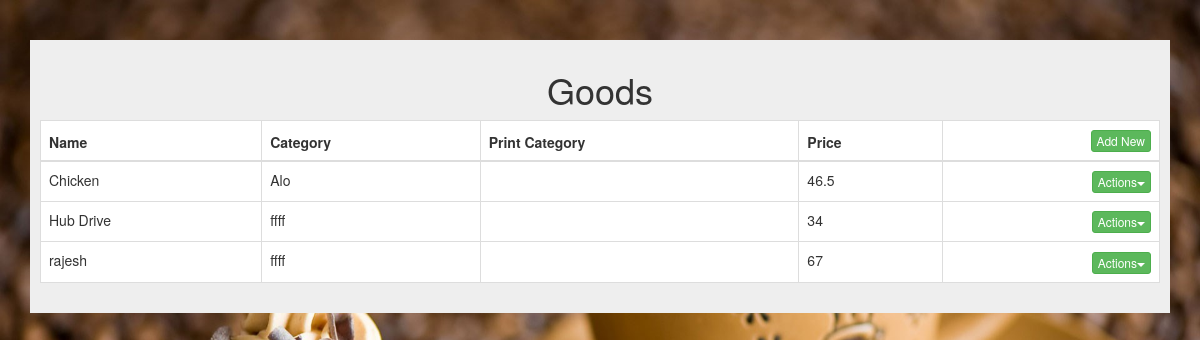
Before: /index.php/goods with the older database file.
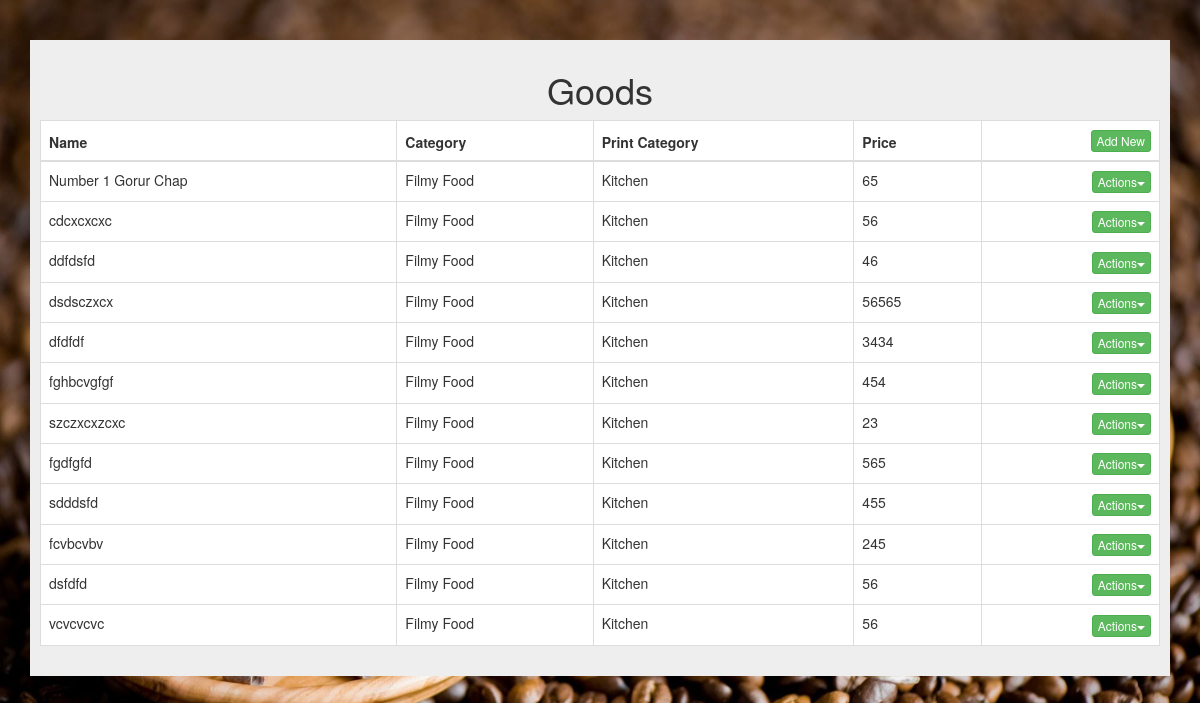
After: the same page with the newer database file.
### tables this page shows
CREATE TABLE `rt_goods` (
  `time` varchar(20) NOT NULL,
  `name` varchar(50) NOT NULL,
  `category` varchar(50) NOT NULL,
  `print` varchar(50) NOT NULL,
  `price` varchar(20) NOT NULL
);

### application/controllers/Goods.php (called while the page is built, shortened)
<?php
class Goods extends CI_Controller {
    public function index(){
		$data['eror'] = '';
		$data['tables'] = $this->DB->get('goods');
		$this->load->view('goods/view',$data);
    }
}
?>

### index.php (called while the page is built, shortened)
<?php
require_once BASEPATH.'core/CodeIgniter.php';

### application/models/DB.php (called while the page is built, shortened)
<?php
	class DB extends CI_Model {
        public function get($table){
            $query = $this->db->get($table);
            return $query->result();
        }
	}
?>

### application/views/goods/view.php (the view, shortened to what this page needs)
<?php $this->load->view('theme/header'); ?>
<h1 class="text-center">Goods</h1>
<table class="table table-bordered">
	<thead>
		<tr>
			<th>Name</th>
			<th>Category</th>
			<th>Print Category</th>
			<th>Price</th>
			<th class="text-right"><a class="btn btn-xs btn-success" href="<?php echo site_url('goods/add'); ?>">Add New</a></th>
		</tr>
	</thead>
	<tbody>
<?php foreach($tables as $table): ?>
		<tr>
			<td><?php echo $table->name; ?></td>
			<td><?php echo $table->category; ?></td>
			<td><?php echo $table->print; ?></td>
			<td><?php echo $table->price; ?></td>
			<td><div class="dropdown pull-right">
					<button class="btn btn-xs btn-success btn-default dropdown-toggle" type="button" data-toggle="dropdown">Actions<span class="caret"></span></button>
				</div>
			</td>
		</tr>
<?php endforeach; ?>
	</tbody>
</table>

### application/views/theme/header.php (shortened to what this page needs)
 <!DOCTYPE html>
<html lang="en">
<head>
	<link rel="stylesheet" href="<?php echo site_url("css/bootstrap.min.css"); ?>">
	<link rel="stylesheet" href="<?php echo site_url("css/animate.css"); ?>">
	<link rel="stylesheet" href="<?php echo site_url("css/style.css"); ?>">
</head>
<body>
<div class="container main">
	<br/>
	<br/>
	<main id="main" class="clearfix">

### css/style.css (style rules this page uses)
body { background-image: url('../images/back.jpg'); background-size: 100% 100%; background-repeat: no-repeat; min-height: 100vh; overflow-x: hidden; }
#main { background-color: #eeeeee; padding:10px; }
#main .table { background: #ffffff; }
#main .table tbody tr td { cursor: pointer; }

Changed rows visible on the page:
removed rt_goods: name "Chicken", category "Alo", price "46.5"
removed rt_goods: name "Hub Drive", category "ffff", price "34"
removed rt_goods: name "rajesh", category "ffff", price "67"
added rt_goods: name "Number 1 Gorur Chap", category "Filmy Food", print "Kitchen", price "65"
added rt_goods: name "cdcxcxcxc", category "Filmy Food", print "Kitchen", price "56"
added rt_goods: name "ddfdsfd", category "Filmy Food", print "Kitchen", price "46"
added rt_goods: name "dsdsczxcx", category "Filmy Food", print "Kitchen", price "56565"
added rt_goods: name "dfdfdf", category "Filmy Food", print "Kitchen", price "3434"
added rt_goods: name "fghbcvgfgf", category "Filmy Food", print "Kitchen", price "454"
added rt_goods: name "szczxcxzcxc", category "Filmy Food", print "Kitchen", price "23"
added rt_goods: name "fgdfgfd", category "Filmy Food", print "Kitchen", price "565"
added rt_goods: name "sdddsfd", category "Filmy Food", print "Kitchen", price "455"
added rt_goods: name "fcvbcvbv", category "Filmy Food", print "Kitchen", price "245"
added rt_goods: name "dsfdfd", category "Filmy Food", print "Kitchen", price "56"
added rt_goods: name "vcvcvcvc", category "Filmy Food", print "Kitchen", price "56"
